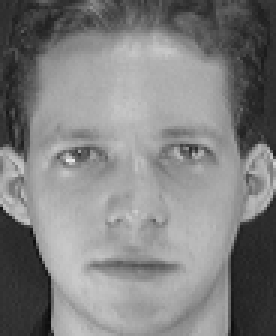
#> input picture orl_faces/s1/1.pgm, 92 x 112 px, found by its file name (shown 3 times larger); its folder holds only this picture in this run
$ python untitled1.py
#> lines starting #> are read from the running program, lines starting #| are printed output that depends on the picture
#!/usr/bin/env python3
# -*- coding: utf-8 -*-
"""
Created on Tue Feb 27 09:51:13 2018

@author: kareem
"""

import matplotlib.image as img
import numpy as np
folder="/home/kareem/Study/Term 8 Local/Pattern Recognition/Assignments/orl_faces/"
imgMat=np.ones((10304,))

#imgMat=np.concatenate((imgMat,imgMat2),axis=0)
#print(imgMat)
#
for j in range(1,41):
    direction=folder+"s"+str(j)+"/"
    for i in range (1,11):
        directory=direction+str(i)+ ".pgm"
       # print(directory)
        image = (img.imread(directory)).T
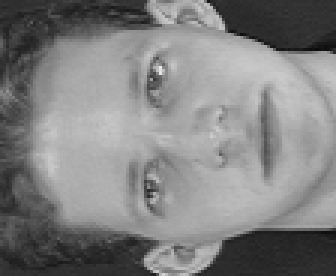
#> image: shape (92, 112) (shown 3 times larger); min 11, max 234, mean 128.3
       # print(image.shape)
        imageVect=image.flatten()
#> imageVect = 10304 values, max 234 at index 2517, min 11 at index 1897, mean 128.3
       # print(imgMat.shape)
        #print(imageVect.shape)
        imgMat = np.expand_dims(imgMat, axis=1)
#> (the run stopped early here; a loop or call above may not have finished)
